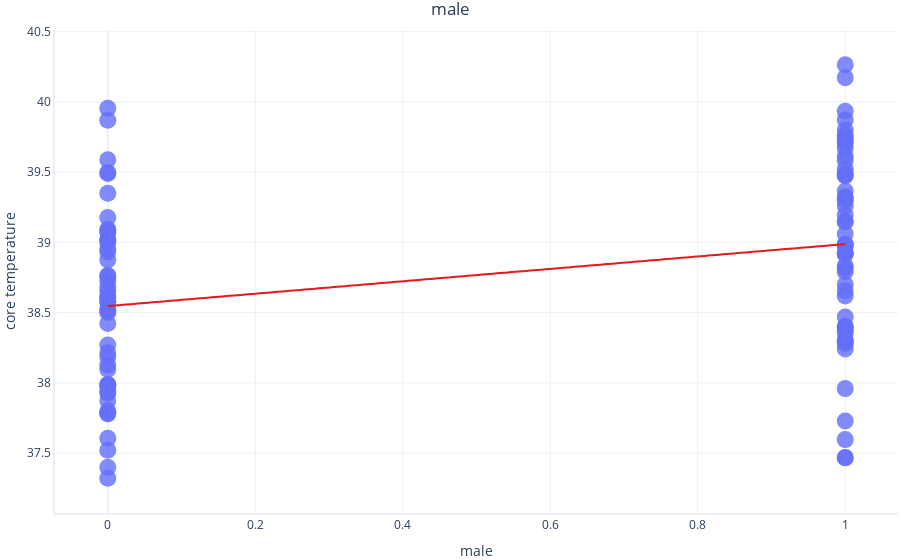
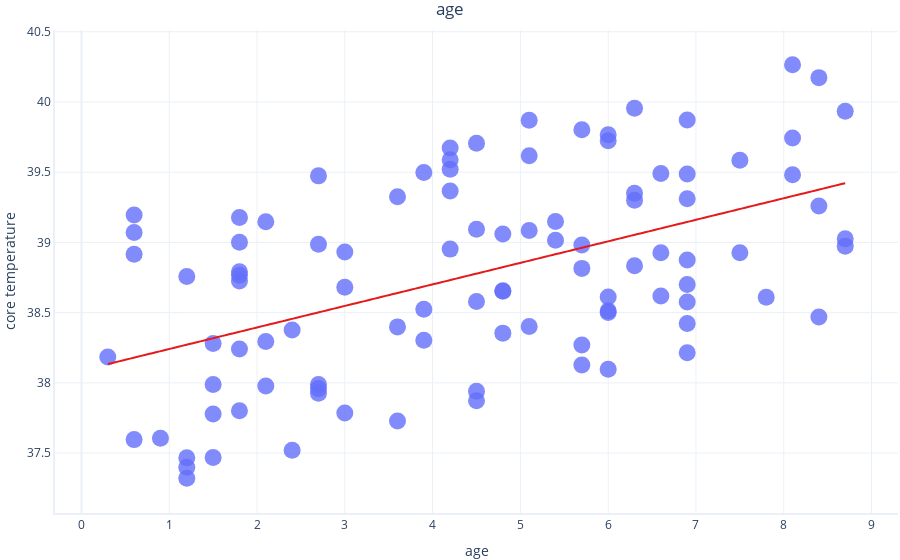
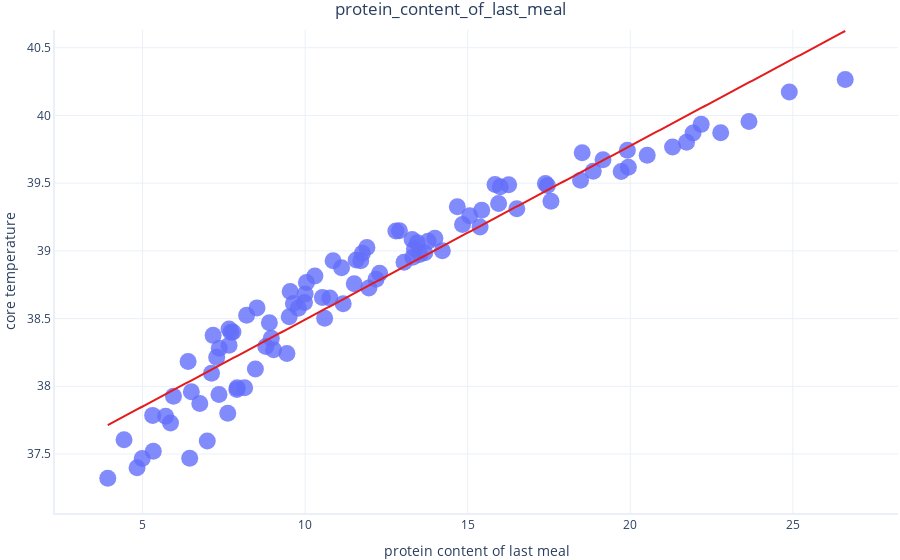
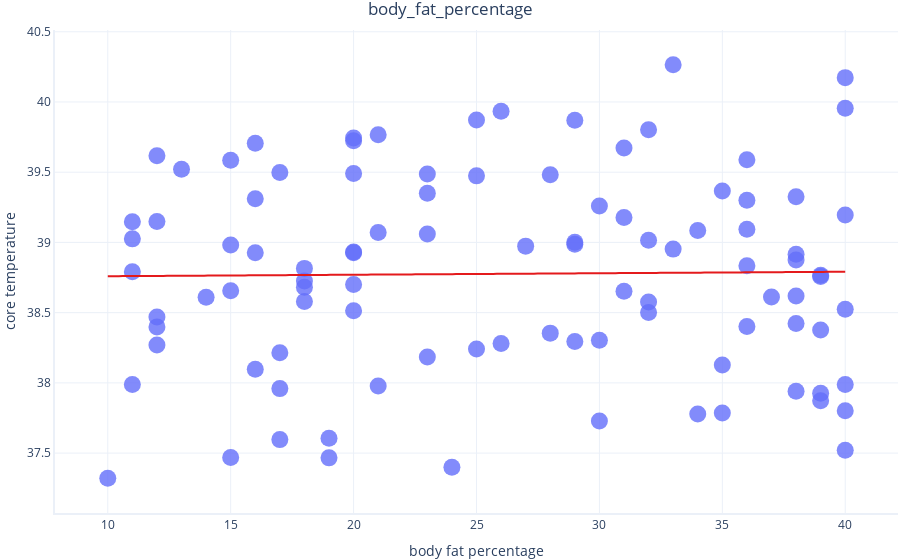

The notebook cell saved with these charts, in order:
### Markdown cell above
At a glance, fatter, older, and male dogs seem to more commonly have higher temperatures than thinner, younger, or female dogs. Dogs who ate a lot of protein last night also seem to be more unwell. The other features don't seem particularly useful.

## Simple linear regression

Let's try to predict `core_temperature` using simple linear regression, and note the R-Squared for these relationships.

### Code cell
import statsmodels.formula.api as smf
from Scripts import graphing # custom graphing code. See our GitHub repo for details

for feature in ["male", "age", "protein_content_of_last_meal", "body_fat_percentage"]:
    # Perform linear regression. This method takes care of
    # the entire fitting procedure for us.
    formula = "core_temperature ~ " + feature
    simple_model = smf.ols(formula = formula, data = dataset).fit()

    print(feature)
    print("R-squared:", simple_model.rsquared)
    
    # Show a graph of the result
    graphing.scatter_2D(dataset, label_x=feature, 
                                 label_y="core_temperature",
                                 title = feature,
                                 trendline=lambda x: simple_model.params[1] * x + simple_model.params[0],
                                 show=True)
